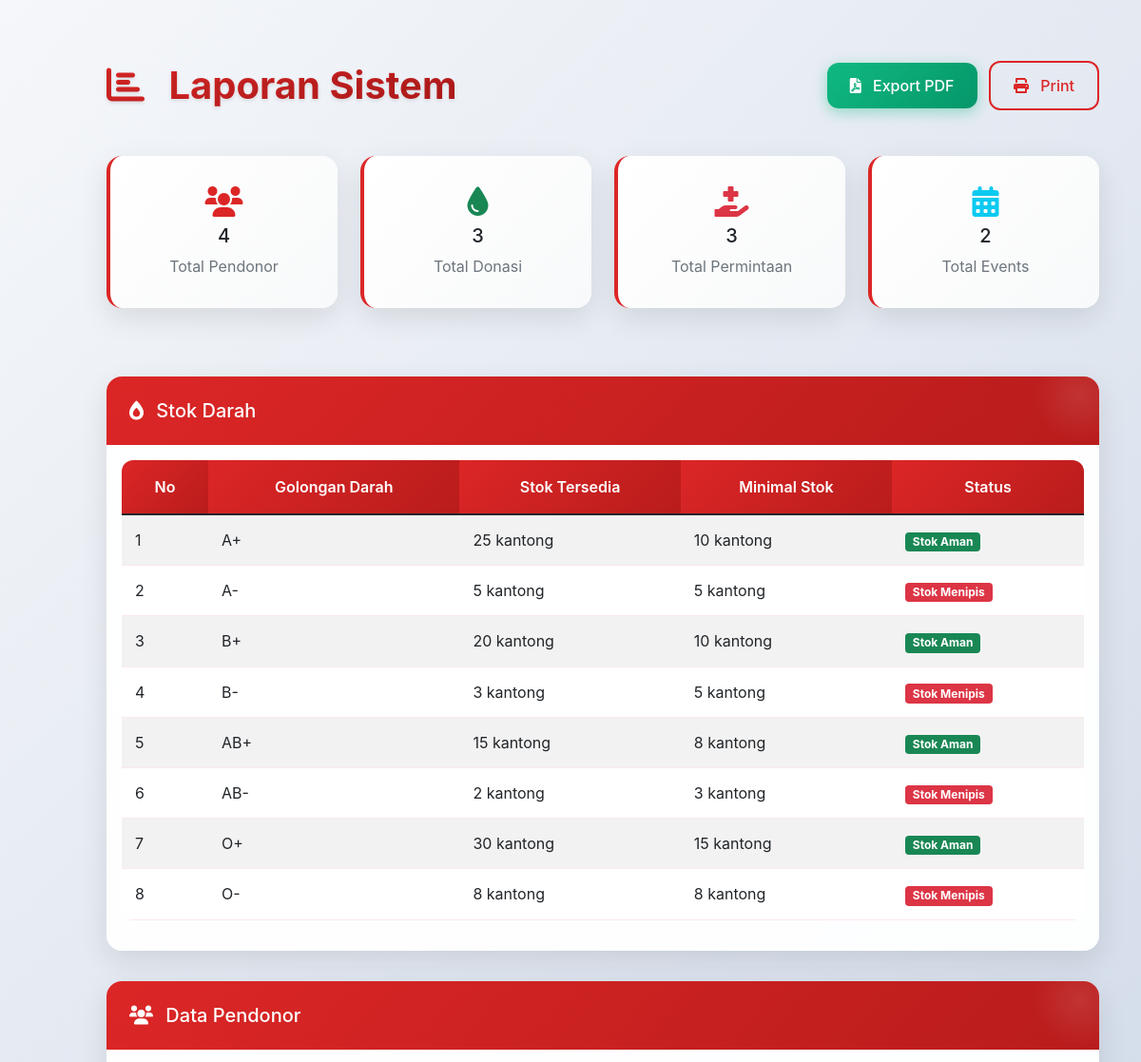
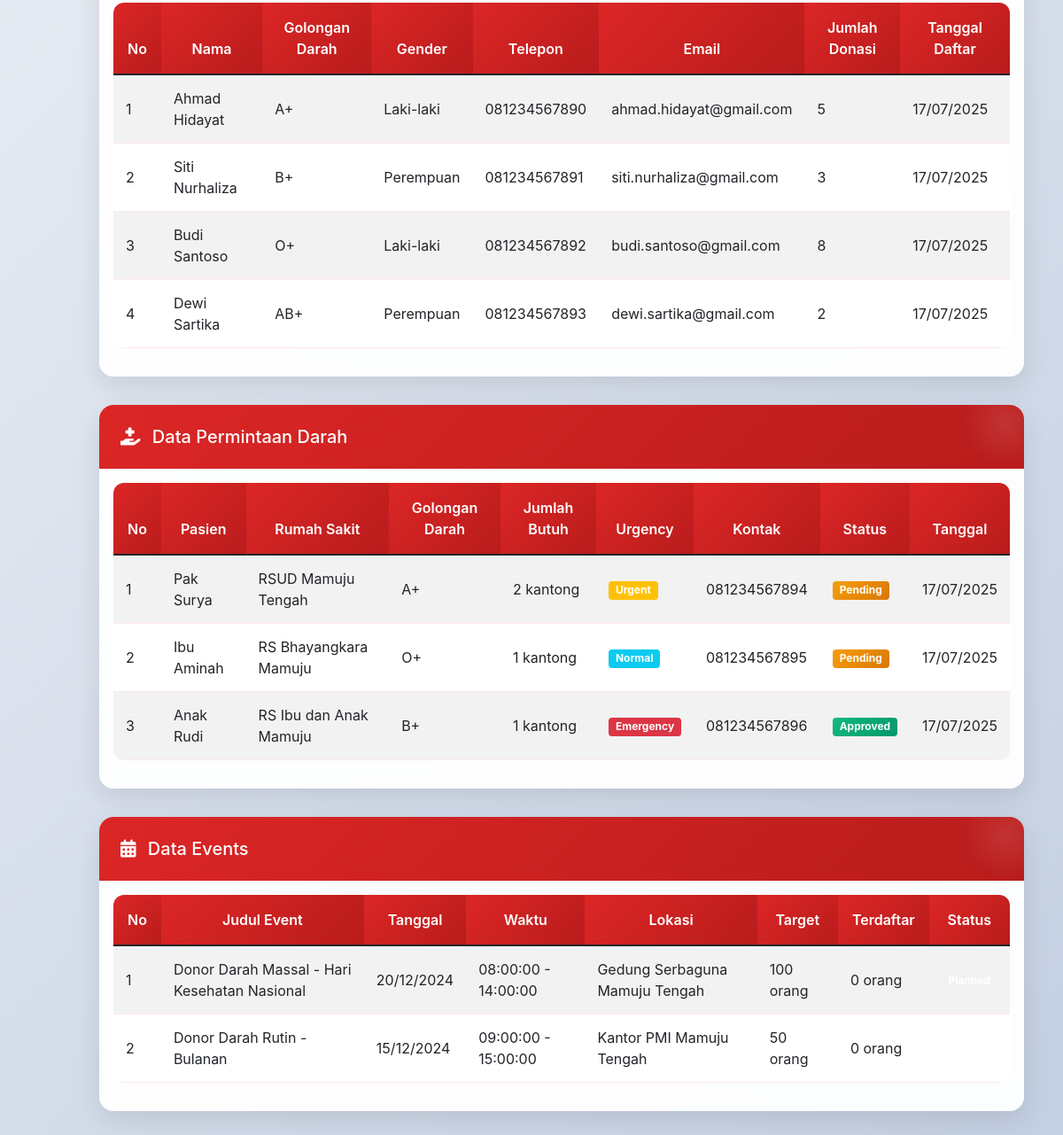
Page /admin/laporan.php (signed in) on the committed database (2 pictures, top to bottom).
### tables this page shows
CREATE TABLE IF NOT EXISTS `blood_stock` (
  `id` int(11) NOT NULL AUTO_INCREMENT,
  `blood_type` enum('A','B','AB','O') NOT NULL,
  `rhesus` enum('+','-') NOT NULL DEFAULT '+',
  `quantity` int(11) NOT NULL DEFAULT 0,
  `reserved_quantity` int(11) NOT NULL DEFAULT 0,
  `min_stock` int(11) NOT NULL DEFAULT 10,
  `updated_at` timestamp NULL DEFAULT CURRENT_TIMESTAMP ON UPDATE CURRENT_TIMESTAMP,
  PRIMARY KEY (`id`),
  UNIQUE KEY `blood_type_rhesus` (`blood_type`,`rhesus`),
  INDEX `idx_blood_stock_quantity` (`quantity`)
);

CREATE TABLE IF NOT EXISTS `donors` (
  `id` int(11) NOT NULL AUTO_INCREMENT,
  `user_id` int(11) DEFAULT NULL,
  `name` varchar(100) NOT NULL,
  `email` varchar(100) DEFAULT NULL,
  `phone` varchar(20) DEFAULT NULL,
  `address` text DEFAULT NULL,
  `birth_date` date DEFAULT NULL,
  `gender` enum('L','P') NOT NULL,
  `blood_type` enum('A','B','AB','O') NOT NULL,
  `rhesus` enum('+','-') NOT NULL DEFAULT '+',
  `weight` decimal(5,2) DEFAULT NULL,
  `height` decimal(5,2) DEFAULT NULL,
  `medical_history` text DEFAULT NULL,
  `last_donation` date DEFAULT NULL,
  `donation_count` int(11) DEFAULT 0,
  `is_active` tinyint(1) NOT NULL DEFAULT 1,
  `created_at` timestamp NULL DEFAULT CURRENT_TIMESTAMP,
  `updated_at` timestamp NULL DEFAULT CURRENT_TIMESTAMP ON UPDATE CURRENT_TIMESTAMP,
  PRIMARY KEY (`id`),
  KEY `user_id` (`user_id`),
  INDEX `idx_donors_blood_type` (`blood_type`, `rhesus`),
  INDEX `idx_donors_active` (`is_active`),
  CONSTRAINT `donors_ibfk_1` FOREIGN KEY (`user_id`) REFERENCES `users` (`id`) ON DELETE SET NULL
);

CREATE TABLE IF NOT EXISTS `blood_requests` (
  `id` int(11) NOT NULL AUTO_INCREMENT,
  `patient_name` varchar(100) NOT NULL,
  `hospital` varchar(100) NOT NULL,
  `blood_type` enum('A','B','AB','O') NOT NULL,
  `rhesus` enum('+','-') NOT NULL DEFAULT '+',
  `quantity_needed` int(11) NOT NULL,
  `urgency` enum('normal','urgent','emergency') NOT NULL DEFAULT 'normal',
  `request_date` date NOT NULL,
  `needed_date` date NOT NULL,
  `contact_person` varchar(100) NOT NULL,
  `contact_phone` varchar(20) NOT NULL,
  `notes` text DEFAULT NULL,
  `status` enum('pending','approved','rejected','completed','cancelled') NOT NULL DEFAULT 'pending',
  `approved_by` int(11) DEFAULT NULL,
  `approved_at` timestamp NULL DEFAULT NULL,
  `created_at` timestamp NULL DEFAULT CURRENT_TIMESTAMP,
  `updated_at` timestamp NULL DEFAULT CURRENT_TIMESTAMP ON UPDATE CURRENT_TIMESTAMP,
  PRIMARY KEY (`id`),
  KEY `approved_by` (`approved_by`),
  INDEX `idx_requests_date` (`request_date`),
  INDEX `idx_requests_status` (`status`),
  INDEX `idx_requests_urgency` (`urgency`),
  CONSTRAINT `blood_requests_ibfk_1` FOREIGN KEY (`approved_by`) REFERENCES `users` (`id`) ON DELETE SET NULL
);

CREATE TABLE IF NOT EXISTS `events` (
  `id` int(11) NOT NULL AUTO_INCREMENT,
  `title` varchar(200) NOT NULL,
  `description` text DEFAULT NULL,
  `event_date` date NOT NULL,
  `start_time` time NOT NULL,
  `end_time` time NOT NULL,
  `location` varchar(200) NOT NULL,
  `target_donors` int(11) DEFAULT NULL,
  `registered_donors` int(11) DEFAULT 0,
  `status` enum('planned','active','completed','cancelled') NOT NULL DEFAULT 'planned',
  `organizer` varchar(100) DEFAULT NULL,
  `contact_info` varchar(100) DEFAULT NULL,
  `created_by` int(11) DEFAULT NULL,
  `created_at` timestamp NULL DEFAULT CURRENT_TIMESTAMP,
  `updated_at` timestamp NULL DEFAULT CURRENT_TIMESTAMP ON UPDATE CURRENT_TIMESTAMP,
  PRIMARY KEY (`id`),
  KEY `created_by` (`created_by`),
  INDEX `idx_events_date` (`event_date`),
  INDEX `idx_events_status` (`status`),
  CONSTRAINT `events_ibfk_1` FOREIGN KEY (`created_by`) REFERENCES `users` (`id`) ON DELETE SET NULL
);

### admin/laporan.php (the view, shortened to what the rows shown need)
<?php
include 'auth_check.php';
function safe_query($conn, $query) {
    $result = mysqli_query($conn, $query);
    return $result;
}
$pendonor = safe_query($conn, "
    SELECT d.*, CONCAT(d.blood_type, d.rhesus) AS blood_type_display
    FROM donors d
    WHERE d.is_active = 1
    ORDER BY d.created_at DESC
");
$permintaan = safe_query($conn, "
    SELECT r.*, CONCAT(r.blood_type, r.rhesus) AS blood_type_display
    FROM blood_requests r
    ORDER BY r.created_at DESC
");
$events = safe_query($conn, "
    SELECT e.*
    FROM events e
    ORDER BY e.created_at DESC
");
$stok_darah = safe_query($conn, "
    SELECT blood_type, rhesus, quantity, min_stock
    FROM blood_stock
    ORDER BY blood_type, rhesus
");
?>
<!DOCTYPE html>
<html lang="id">
<head>
    <link href="https://cdn.jsdelivr.net/npm/bootstrap@5.1.3/dist/css/bootstrap.min.css" rel="stylesheet">
    <link href="https://cdnjs.cloudflare.com/ajax/libs/font-awesome/6.0.0/css/all.min.css" rel="stylesheet">
</head>
<body>
    <div class="main-container">
        <div class="container-fluid py-2">
            <div class="row">
                <div class="col-12">
                    <div class="d-flex justify-content-between align-items-center mb-5">
                        <h1 class="page-title">
                            <i class="fas fa-chart-bar me-3" style="color: #dc2626;"></i>
                            Laporan Sistem
                        </h1>
                    </div>
                <div class="card">
                    <div class="card-body">
                        <div class="table-responsive">
                            <table class="table table-striped">
                                <thead>
                                    <tr>
                                        <th>No</th>
                                        <th>Golongan Darah</th>
                                        <th>Stok Tersedia</th>
                                        <th>Minimal Stok</th>
                                        <th>Status</th>
                                    </tr>
                                </thead>
                                <tbody>
                                    <?php if ($stok_darah && mysqli_num_rows($stok_darah) > 0): $no = 1; ?>
                                        <?php while ($s = mysqli_fetch_assoc($stok_darah)): ?>
                                        <tr>
                                            <td><?= $no++ ?></td>
                                            <td><?= htmlspecialchars($s['blood_type'] . $s['rhesus']) ?></td>
                                            <td><?= $s['quantity'] ?> kantong</td>
                                            <td><?= $s['min_stock'] ?> kantong</td>
                                            <td>
                                                <?php if ($s['quantity'] <= $s['min_stock']): ?>
                                                    <span class="badge bg-danger">Stok Menipis</span>
                                                <?php else: ?>
                                                    <span class="badge bg-success">Stok Aman</span>
                                                <?php endif; ?>
                                            </td>
                                        </tr>
                                        <?php endwhile; ?>
                                    <?php else: ?>
                                        <tr><td colspan="5" class="text-center">Tidak ada data stok darah.</td></tr>
                                    <?php endif; ?>
                                </tbody>
                            </table>
                        </div>
                    </div>
                </div>
                <div class="card">
                    <div class="card-body">
                        <div class="table-responsive">
                            <table class="table table-striped">
                                <thead>
                                    <tr>
                                        <th>No</th>
                                        <th>Nama</th>
                                        <th>Golongan Darah</th>
                                        <th>Gender</th>
                                        <th>Telepon</th>
                                        <th>Email</th>
                                        <th>Jumlah Donasi</th>
                                        <th>Tanggal Daftar</th>
                                    </tr>
                                </thead>
                                <tbody>
                                    <?php if ($pendonor && mysqli_num_rows($pendonor) > 0): $no = 1; ?>
                                        <?php while ($d = mysqli_fetch_assoc($pendonor)): ?>
                                        <tr>
                                            <td><?= $no++ ?></td>
                                            <td><?= htmlspecialchars($d['name']) ?></td>
                                            <td><?= htmlspecialchars($d['blood_type_display']) ?></td>
                                            <td><?= $d['gender'] == 'L' ? 'Laki-laki' : 'Perempuan' ?></td>
                                            <td><?= htmlspecialchars($d['phone']) ?></td>
                                            <td><?= htmlspecialchars($d['email']) ?></td>
                                            <td><?= $d['donation_count'] ?></td>
                                            <td><?= date('d/m/Y', strtotime($d['created_at'])) ?></td>
                                        </tr>
                                        <?php endwhile; ?>
                                    <?php else: ?>
                                        <tr><td colspan="8" class="text-center">Tidak ada data pendonor.</td></tr>
                                    <?php endif; ?>
                                </tbody>
                            </table>
                        </div>
                    </div>
                </div>
                <div class="card">
                    <div class="card-body">
                        <div class="table-responsive">
                            <table class="table table-striped">
                                <thead>
                                    <tr>
                                        <th>No</th>
                                        <th>Pasien</th>
                                        <th>Rumah Sakit</th>
                                        <th>Golongan Darah</th>
                                        <th>Jumlah Butuh</th>
                                        <th>Urgency</th>
                                        <th>Kontak</th>
                                        <th>Status</th>
                                        <th>Tanggal</th>
                                    </tr>
                                </thead>
                                <tbody>
                                    <?php if ($permintaan && mysqli_num_rows($permintaan) > 0): $no = 1; ?>
                                        <?php while ($r = mysqli_fetch_assoc($permintaan)): ?>
                                        <tr>
                                            <td><?= $no++ ?></td>
                                            <td><?= htmlspecialchars($r['patient_name']) ?></td>
                                            <td><?= htmlspecialchars($r['hospital']) ?></td>
                                            <td><?= htmlspecialchars($r['blood_type_display']) ?></td>
                                            <td><?= $r['quantity_needed'] ?> kantong</td>
                                            <td>
                                                <?php
                                                $urgency_class = '';
                                                switch($r['urgency']) {
                                                    case 'emergency': $urgency_class = 'bg-danger'; break;
                                                    case 'urgent': $urgency_class = 'bg-warning'; break;
                                                    default: $urgency_class = 'bg-info';
                                                }
                                                ?>
                                                <span class="badge <?= $urgency_class ?>"><?= ucfirst($r['urgency']) ?></span>
                                            </td>
                                            <td><?= htmlspecialchars($r['contact_phone']) ?></td>
                                            <td>
                                                <span class="badge status-<?= $r['status'] ?>"><?= ucfirst($r['status']) ?></span>
                                            </td>
                                            <td><?= date('d/m/Y', strtotime($r['created_at'])) ?></td>
                                        </tr>
                                        <?php endwhile; ?>
                                    <?php else: ?>
                                        <tr><td colspan="9" class="text-center">Tidak ada permintaan darah.</td></tr>
                                    <?php endif; ?>
                                </tbody>
                            </table>
                        </div>
                    </div>
                </div>
                <div class="card">
                    <div class="card-body">
                        <div class="table-responsive">
                            <table class="table table-striped">
                                <thead>
                                    <tr>
                                        <th>No</th>
                                        <th>Judul Event</th>
                                        <th>Tanggal</th>
                                        <th>Waktu</th>
                                        <th>Lokasi</th>
                                        <th>Target</th>
                                        <th>Terdaftar</th>
                                        <th>Status</th>
                                    </tr>
                                </thead>
                                <tbody>
                                    <?php if ($events && mysqli_num_rows($events) > 0): $no = 1; ?>
                                        <?php while ($e = mysqli_fetch_assoc($events)): ?>
                                        <tr>
                                            <td><?= $no++ ?></td>
                                            <td><?= htmlspecialchars($e['title']) ?></td>
                                            <td><?= date('d/m/Y', strtotime($e['event_date'])) ?></td>
                                            <td><?= $e['start_time'] ?> - <?= $e['end_time'] ?></td>
                                            <td><?= htmlspecialchars($e['location']) ?></td>
                                            <td><?= $e['target_donors'] ?> orang</td>
                                            <td><?= $e['registered_donors'] ?> orang</td>
                                            <td>
                                                <span class="badge status-<?= $e['status'] ?>"><?= ucfirst($e['status']) ?></span>
                                            </td>
                                        </tr>
                                        <?php endwhile; ?>
                                    <?php else: ?>
                                        <tr><td colspan="8" class="text-center">Tidak ada data events.</td></tr>
                                    <?php endif; ?>
                                </tbody>
                            </table>
                        </div>
                    </div>
                </div>
            </div>
        </div>
    </div>
</body>
</html>

### rows in the picture
blood_stock: blood_type+rhesus "A+", quantity "25", min_stock "10", shows "Stok Aman"
blood_stock: blood_type+rhesus "A-", quantity "5", min_stock "5", shows "Stok Menipis"
blood_stock: blood_type+rhesus "B+", quantity "20", min_stock "10", shows "Stok Aman"
blood_stock: blood_type+rhesus "B-", quantity "3", min_stock "5", shows "Stok Menipis"
blood_stock: blood_type+rhesus "AB+", quantity "15", min_stock "8", shows "Stok Aman"
blood_stock: blood_type+rhesus "AB-", quantity "2", min_stock "3", shows "Stok Menipis"
blood_stock: blood_type+rhesus "O+", quantity "30", min_stock "15", shows "Stok Aman"
blood_stock: blood_type+rhesus "O-", quantity "8", min_stock "8", shows "Stok Menipis"
donors: name "Ahmad Hidayat", blood_type_display "A+", gender "Laki-laki", phone "081234567890", email "ahmad.hidayat@gmail.com", donation_count "5", created_at "17/07/2025"
donors: name "Siti Nurhaliza", blood_type_display "B+", gender "Perempuan", phone "081234567891", email "siti.nurhaliza@gmail.com", donation_count "3", created_at "17/07/2025"
donors: name "Budi Santoso", blood_type_display "O+", gender "Laki-laki", phone "081234567892", email "budi.santoso@gmail.com", donation_count "8", created_at "17/07/2025"
donors: name "Dewi Sartika", blood_type_display "AB+", gender "Perempuan", phone "081234567893", email "dewi.sartika@gmail.com", donation_count "2", created_at "17/07/2025"
blood_requests: patient_name "Pak Surya", hospital "RSUD Mamuju Tengah", blood_type_display "A+", quantity_needed "2", urgency "Urgent", contact_phone "081234567894", status "Pending", created_at "17/07/2025"
blood_requests: patient_name "Ibu Aminah", hospital "RS Bhayangkara Mamuju", blood_type_display "O+", quantity_needed "1", urgency "Normal", contact_phone "081234567895", status "Pending", created_at "17/07/2025"
blood_requests: patient_name "Anak Rudi", hospital "RS Ibu dan Anak Mamuju", blood_type_display "B+", quantity_needed "1", urgency "Emergency", contact_phone "081234567896", status "Approved", created_at "17/07/2025"
events: title "Donor Darah Massal - Hari Kesehatan Nasional", event_date "20/12/2024", start_time "08:00:00", end_time "14:00:00", location "Gedung Serbaguna Mamuju Tengah", target_donors "100", registered_donors "0"
events: title "Donor Darah Rutin - Bulanan", event_date "15/12/2024", start_time "09:00:00", end_time "15:00:00", location "Kantor PMI Mamuju Tengah", target_donors "50", registered_donors "0"

### other values in the picture
$stats['total_donors'] "4"
$stats['total_donations'] "3"
$stats['total_requests'] "3"
$stats['total_events'] "2"
